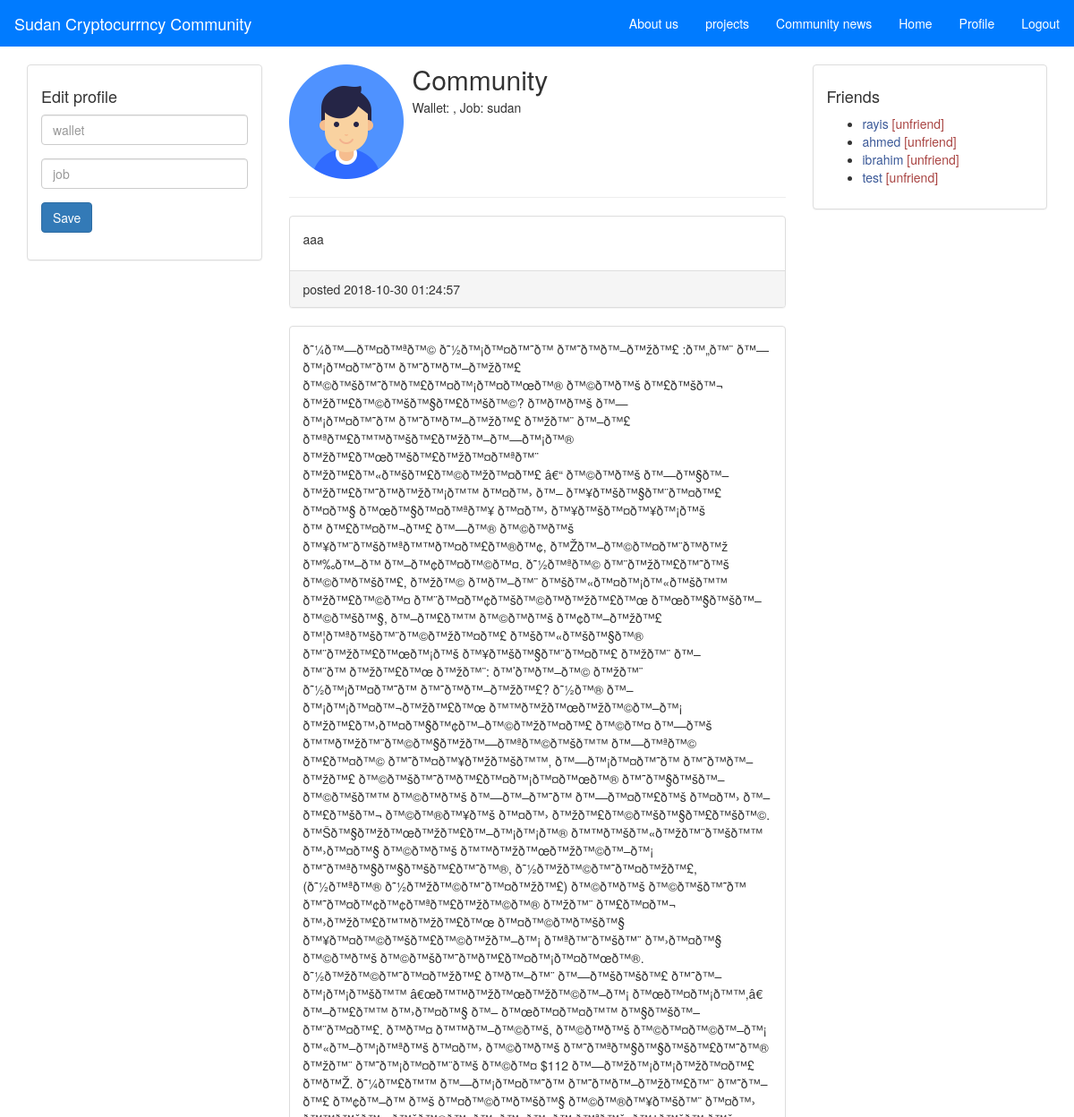
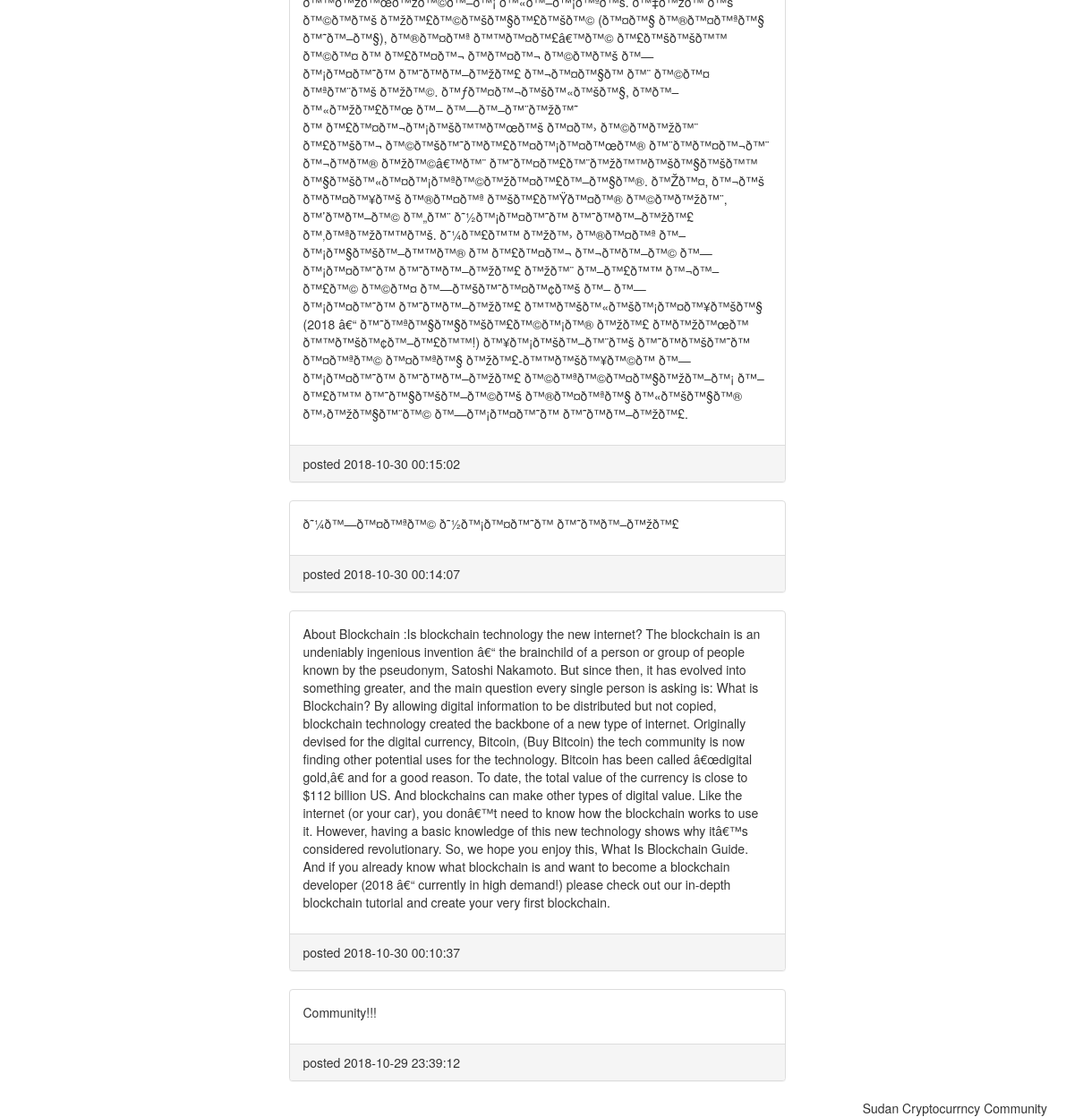
Screenshot of /profile.php?username=Community (signed in) with the database file from the repository (2 pictures, top to bottom).
### tables this page shows
CREATE TABLE IF NOT EXISTS `users` (
`id` int(11) NOT NULL,
  `username` varchar(30) NOT NULL,
  `password` varchar(255) NOT NULL,
  `status` varchar(150) NOT NULL,
  `profile_image_url` varchar(200) NOT NULL,
  `location` varchar(30) NOT NULL
);

CREATE TABLE IF NOT EXISTS `posts` (
`id` int(11) NOT NULL,
  `content` text NOT NULL,
  `user_id` int(11) NOT NULL,
  `created_at` datetime NOT NULL DEFAULT CURRENT_TIMESTAMP
);

CREATE TABLE IF NOT EXISTS `friends` (
`id` int(11) NOT NULL,
  `user_id` int(11) NOT NULL,
  `friend_id` int(11) NOT NULL
);

### profile.php (the view, shortened to what this page needs)
<?php require_once "functions.php"; ?>
<?php include "header.php" ?>
<?php
  $sql = "SELECT id, username, status, profile_image_url, location FROM users WHERE username = ?";
  $statement = $conn->prepare($sql);
  $statement->bind_param('s', $_GET['username']);
  $statement->execute();
  $statement->store_result();
  $statement->bind_result($id, $username, $status, $profile_image_url, $location);
?>
<main class="container">
  <div class="row">
    <div class="col-md-3">
      <div class="panel panel-default">
        <div class="panel-body">
          <h4>Edit profile</h4>
          <form method="post" action="php/edit-profile.php">
            <div class="form-group">
              <input class="form-control" type="text" name="status" placeholder="wallet" value="">
            </div>
            <div class="form-group">
              <input class="form-control" type="text" name="location" placeholder="job" value="">
            </div>
            <div class="form-group">
              <input class="btn btn-primary" type="submit" value="Save">
            </div>
          </form>
        </div>
      </div>
    </div>
    <div class="col-md-6">
      <div class="media">
        <div class="media-left">
          <img src="img/my_avatar.png" class="media-object" style="width: 128px; height: 128px;">
        </div>
        <div class="media-body">
          <h2 class="media-heading"><?php echo $username; ?></h2>
          <p>Wallet: <?php echo $status; ?>, Job: <?php echo $location; ?></p>
        </div>
      </div>
      <hr>
      <div>
        <?php
          $posts_sql = "SELECT * FROM posts WHERE user_id = {$id} ORDER BY created_at DESC";
          $result = $conn->query($posts_sql);
          if ($result->num_rows > 0) {
            while($post = $result->fetch_assoc()) {
              ?>
                <div class="panel panel-default">
                  <div class="panel-body">
                    <p><?php echo $post['content']; ?></p>
                  </div>
                  <div class="panel-footer">
                    <span>posted <?php echo $post['created_at']; ?></span>
                  </div>
                </div>
              <?php
            }
          } else {
            ?>
              <p class="text-center">No posts yet!</p>
            <?php
          }
        ?>
      </div>
    </div>
    <div class="col-md-3">
      <div class="panel panel-default">
        <div class="panel-body">
          <h4>Friends</h4>
          <?php
            $sql = "SELECT * FROM friends WHERE user_id = {$_SESSION['user_id']}";
            $result = $conn->query($sql);
            if ($result->num_rows > 0) { ?>
              <ul>
                <?php
                  while($friend = $result->fetch_assoc()) { ?>
                    <li>
                      <?php
                        $u_sql = "SELECT * FROM users WHERE id = {$friend['friend_id']} LIMIT 1";
                        $u_result = $conn->query($u_sql);
                        $fc_user = $u_result->fetch_assoc();
                      ?>
                      <a href="profile.php?username=<?php echo $fc_user['username']; ?>"><?php echo $fc_user['username']; ?></a>
                      <a class="text-danger" href="php/remove-friend.php?uid=<?php echo $fc_user['id']; ?>">[unfriend]</a>
                    </li>
                <?php } ?>
              </ul>
            <?php } else { ?>
              <p class="text-center">No friend requests!</p>
            <?php } ?>
        </div>
      </div>
    </div>
  </div>
</main>
<?php include "footer.php" ?>

### css/style.css (style rules this page uses)
a { color: #3b5998; }

### rows the page displays
users: username "Community", location "sudan"
posts: content "aaa", created_at "2018-10-30 01:24:57"
posts: content "ð˜¼ð™—ð™¤ð™ªð™© ð˜½ð™¡ð™¤ð™˜ð™ ð™˜ð™ð™–ð™žð™£ :ð™„ð™¨ ð™—ð™¡ð™¤ð™˜ð™ ð™˜ð™ð™–ð™žð™£ ð™©ð™šð™˜ð™ð™£ð™¤ð™¡ð™¤ð™œð™® ð™©ð™ð™š ð™£ð™šð™¬ ð™žð™£ð™©ð™šð™§ð™£ð™šð™©? ð™ð™ð™š ð™—ð™¡ð™¤ð™˜ð™ ð™˜ð™ð™–ð™žð™£ ð™žð™¨ ð™–ð™£ ð™ªð™£ð™™ð™šð™£ð™žð™–ð™—ð™¡ð™® ð™žð™£ð™œð™šð™£ð™žð™¤ð™ªð™¨ ð™žð™£ð™«ð™šð™£ð™©ð™žð™¤ð™£ â€“ ð™©ð™ð™š ð™—ð™§ð™–ð™žð™£ð™˜ð™ð™žð™¡ð™™ ð™¤ð™› ð™– ð™¥ð™šð™§ð™¨ð™¤ð™£ ð™¤ð™§ ð™œð™§ð™¤ð™ªð™¥ ð™¤ð™› ð™¥ð™šð™¤ð™¥ð™¡ð™š ð™ ð™£ð™¤ð™¬ð™£ ð™—ð™® ð™©ð™ð™š ð™¥ð™¨ð™šð™ªð™™ð™¤ð™£ð™®ð™¢, ð™Žð™–ð™©ð™¤ð™¨ð™ð™ž ð™‰ð™–ð™…", created_at "2018-10-30 00:15:02"
posts: content "ð˜¼ð™—ð™¤ð™ªð™© ð˜½ð™¡ð™¤ð™˜ð™ ð™˜ð™ð™–ð™žð™£", created_at "2018-10-30 00:14:07"
posts: content "About Blockchain :Is blockchain technology the new internet? The blockchain is an undeniably ingenious invention â€“ the brainchild of a person or group of people known by the pseudonym, Satoshi Nakamoto. But since then, it has evolved into something greater, and the main question every single person is asking is: What is Blockchain? By allowing digital information to be distributed but not copied, blockchain technology created the backbone of a new type of internet. Originally devised for the digital currency, Bitcoin, (Buy Bitcoin) the tech community is now finding other potential uses for the technology. Bitcoin has been called â€œdigital gold,â€ and for a good reason. To date, the…", created_at "2018-10-30 00:10:37"
posts: content "Community!!!", created_at "2018-10-29 23:39:12"
friends: users.username "rayis"
friends: users.username "ahmed"
friends: users.username "ibrahim"
friends: users.username "test"
